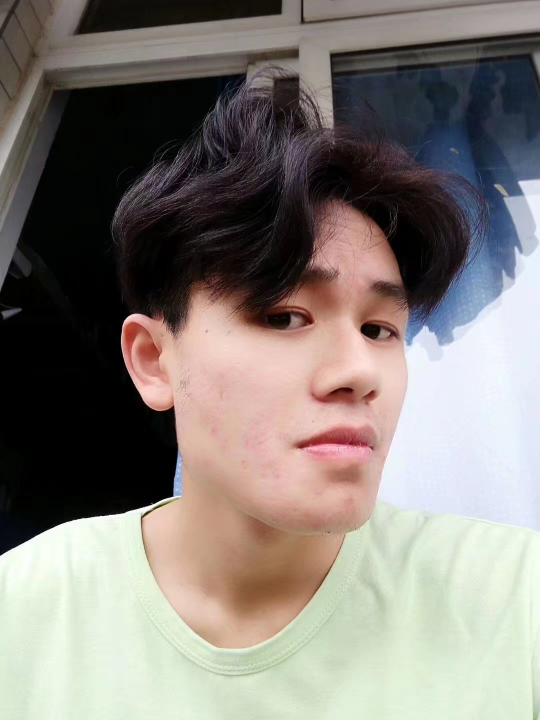
#> input picture data/beauty_boy.jpg, 1080 x 1440 px, found by its file name (shown at 1/2 size)
$ python easyExample.py
#> lines starting #> are read from the running program, lines starting #| are printed output that depends on the picture
# -*- coding=utf-8 -*-
import numpy as np
import cv2
import matplotlib.pyplot as plt

# [44 lines of commented-out code are left out]
img = cv2.imread('/home/coldplay/Desktop/beauty_boy.jpg')
#> img is the input picture: shape (1440, 1080, 3); mean B, G, R 120.5, 126, 132.5

# 缩放成200x200的方形图像
# img_resize = cv2.resize(img, (600, 600))

# 不直接指定缩放后大小，通过fx和fy指定缩放比例，0.5则长宽都为原来一半
# 等效于img_200x300 = cv2.resize(img, (300, 200))，注意指定大小的格式是(宽度,高度)
# 插值方法默认是cv2.INTER_LINEAR，这里指定为最近邻插值
# img_resize = cv2.resize(img, (0, 0), fx = 0.5, fy = 0.5, interpolation = cv2.INTER_NEAREST)

# 在上张图片的基础上，上下各贴50像素的黑边，生成300x300的图像
# img_resize = cv2.copyMakeBorder(img, 50, 50, 0, 0, cv2.BORDER_CONSTANT, value = (0, 0, 0))

img_resize = img[20:150, -180:-50]
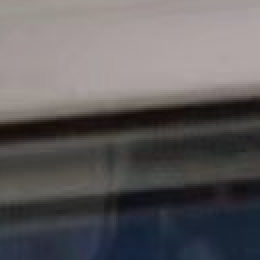
#> img_resize: shape (130, 130, 3) (shown 2 times larger); mean B, G, R 93.6, 92.6, 95.6

cv2.imshow('/home/coldplay/Desktop/beauty_boy.jpg', img_resize)
cv2.waitKey()

$ run again, with data/handsome.jpg copied over data/beauty_boy.jpg
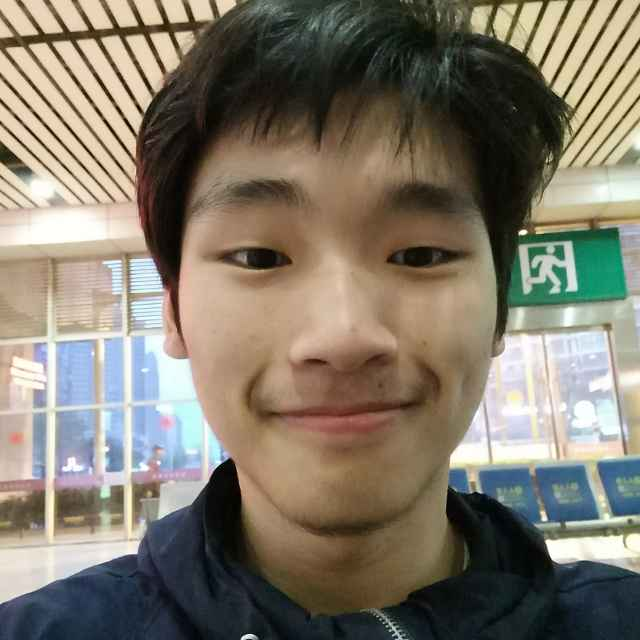
#> input picture data/handsome.jpg, 640 x 640 px, found by its file name
#> img is the input picture: shape (640, 640, 3); mean B, G, R 107, 121.1, 128.6
#> `img_resize = img[20:150, -180:-50]`:
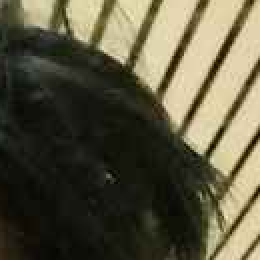
#> img_resize: shape (130, 130, 3) (shown 2 times larger); mean B, G, R 64.4, 86.1, 90.4

$ run again, with data/left1.jpg copied over data/beauty_boy.jpg
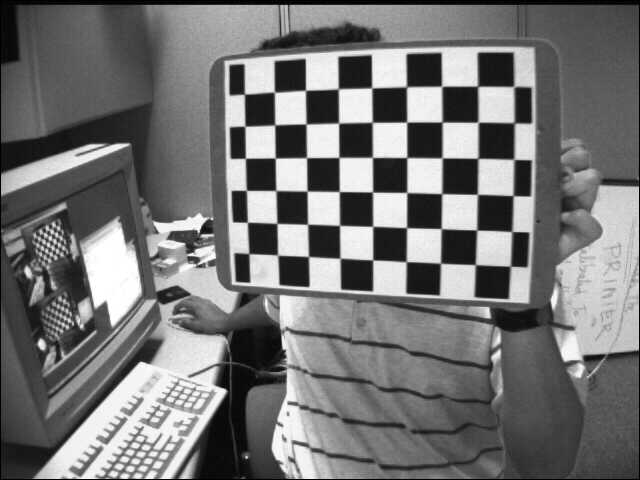
#> input picture data/left1.jpg, 640 x 480 px, found by its file name
#> img is the input picture: shape (480, 640, 3); min 0, max 255, mean 116.6
#> `img_resize = img[20:150, -180:-50]`:
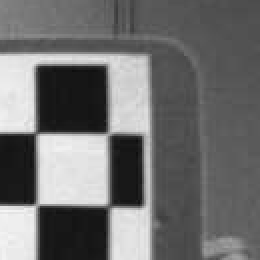
#> img_resize: shape (130, 130, 3) (shown 2 times larger); min 13, max 245, mean 111

$ run again, with data/left10.jpg copied over data/beauty_boy.jpg
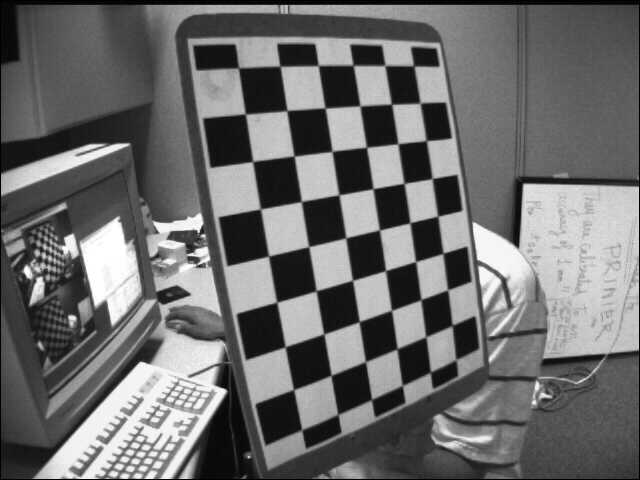
#> input picture data/left10.jpg, 640 x 480 px, found by its file name
#> img is the input picture: shape (480, 640, 3); min 0, max 255, mean 108.6
#> `img_resize = img[20:150, -180:-50]`:
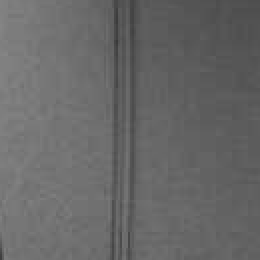
#> img_resize: shape (130, 130, 3) (shown 2 times larger); min 57, max 133, mean 103.6
